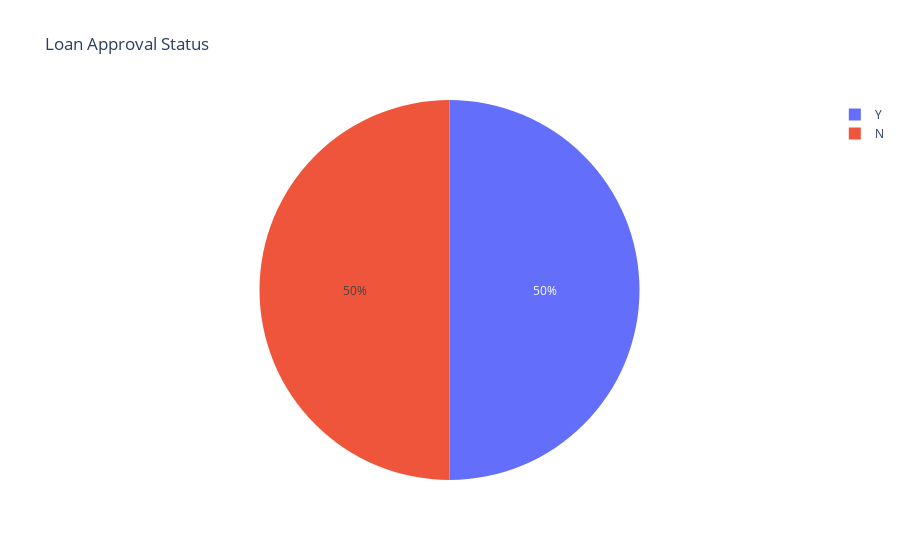

This figure's notebook cell:
### Markdown cell above
# EDA
Now let's see the data.

### Code cell
import plotly.express as px

loan_status_count = df['Loan_Status'].value_counts()
fig_loan_status = px.pie(
    loan_status_count,
    names=loan_status_count.index,
    title='Loan Approval Status'
)
fig_loan_status.show()

### Figure 1 — Plotly figure (JSON) as saved in the notebook; plotly's stock layout.template omitted (floating-point values rounded to 4 significant figures)
{"data": [{"domain": {"x": [0, 1], "y": [0, 1]}, "hovertemplate": "Loan_Status=%{label}<extra></extra>", "labels": ["Y", "N"], "legendgroup": "", "name": "", "showlegend": true, "type": "pie"}], "layout": {"legend": {"tracegroupgap": 0}, "title": {"text": "Loan Approval Status"}}}
